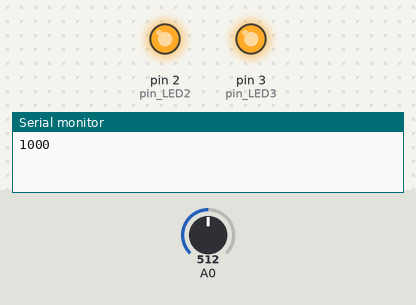
This sketch was run on a simulated Arduino Uno, built with avr-gcc and run on an emulated ATmega328P. Shown: output pins drawn as LEDs (lit = HIGH), the last lines printed to the serial monitor. Dashed ring = blinking. The inputs (shaded band) are chosen by the test bench; at power-on: A0 = 512.

Above: at 1.2 s.
1.3 s: A0 set to 716
At 3.2 s:
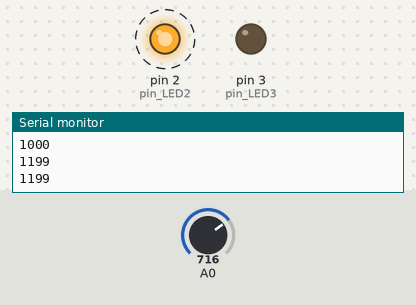
4.3 s: A0 set to 900
At 6.5 s:
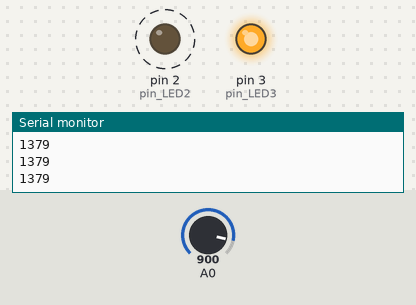
7.3 s: A0 set to 1023
Timing chart, 0 to 16.3 s (numbered marks = the images above; inputs shaded):
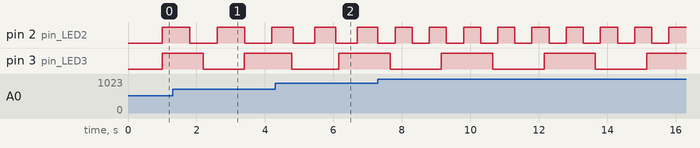

The sketch:

6.ino
```cpp
int pin_LED2 = 2;
int pin_LED3 = 3;
unsigned long time_previous2, time_previous3, time_current2, time_current3;
unsigned long interval2 = 1000, interval3 = 1000;
boolean LED_state2 = false;
boolean LED_state3 = false;
void setup()
{
    pinMode(A0, INPUT);
    pinMode(pin_LED2, OUTPUT);
    digitalWrite(pin_LED2, LED_state2);
    pinMode(pin_LED3, OUTPUT);
    digitalWrite(pin_LED3, LED_state3);
    Serial.begin(9600);
    time_previous2 = millis();
    time_previous3 = millis();
}
void loop()
{
    time_current2 = millis();
    if (time_current2 - time_previous2 >= 2000 - interval2)
    {
        time_previous2 = time_current2;
        LED_state2 = !LED_state2;
        Serial.println(interval2);
        digitalWrite(pin_LED2, LED_state2);
    }
    time_current3 = millis();
    if (time_current3 - time_previous3 >= 2000 - interval3)
    {
        time_previous3 = time_current3;
        LED_state3 = !LED_state3;
        digitalWrite(pin_LED3, LED_state3);
    }
    int adf = analogRead(A0);
    interval2 = map(adf, 0, 1023, 500, 1500);
    interval3 = map(adf, 0, 1023, 1500, 500);
}
```

Measured:
- by itself, pin 2 (pin_LED2): alternates HIGH for 0.50 s and LOW for 0.50 s
- by itself, pin 3 (pin_LED3): alternates HIGH for 1.5 s and LOW for 1.5 s
